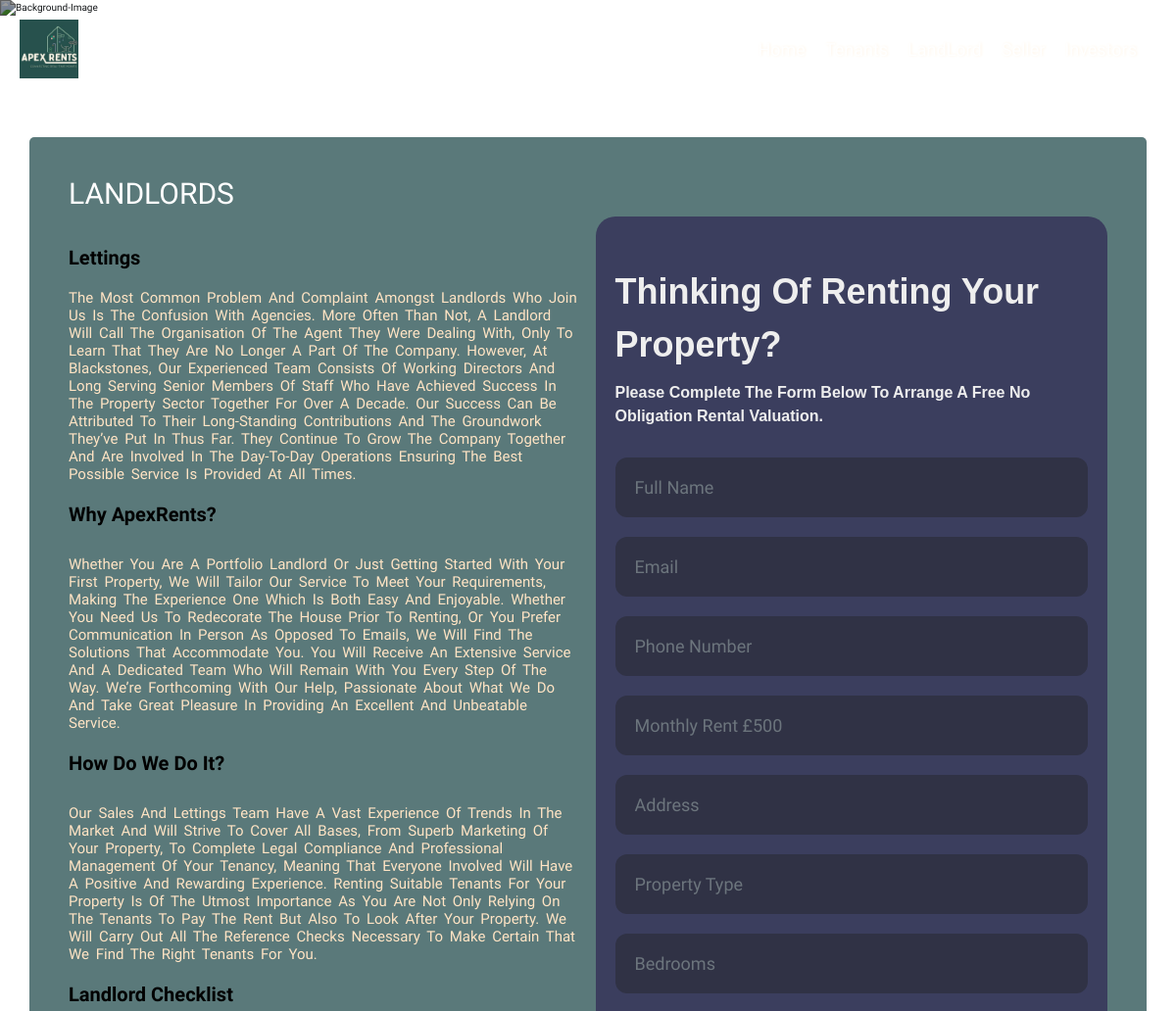
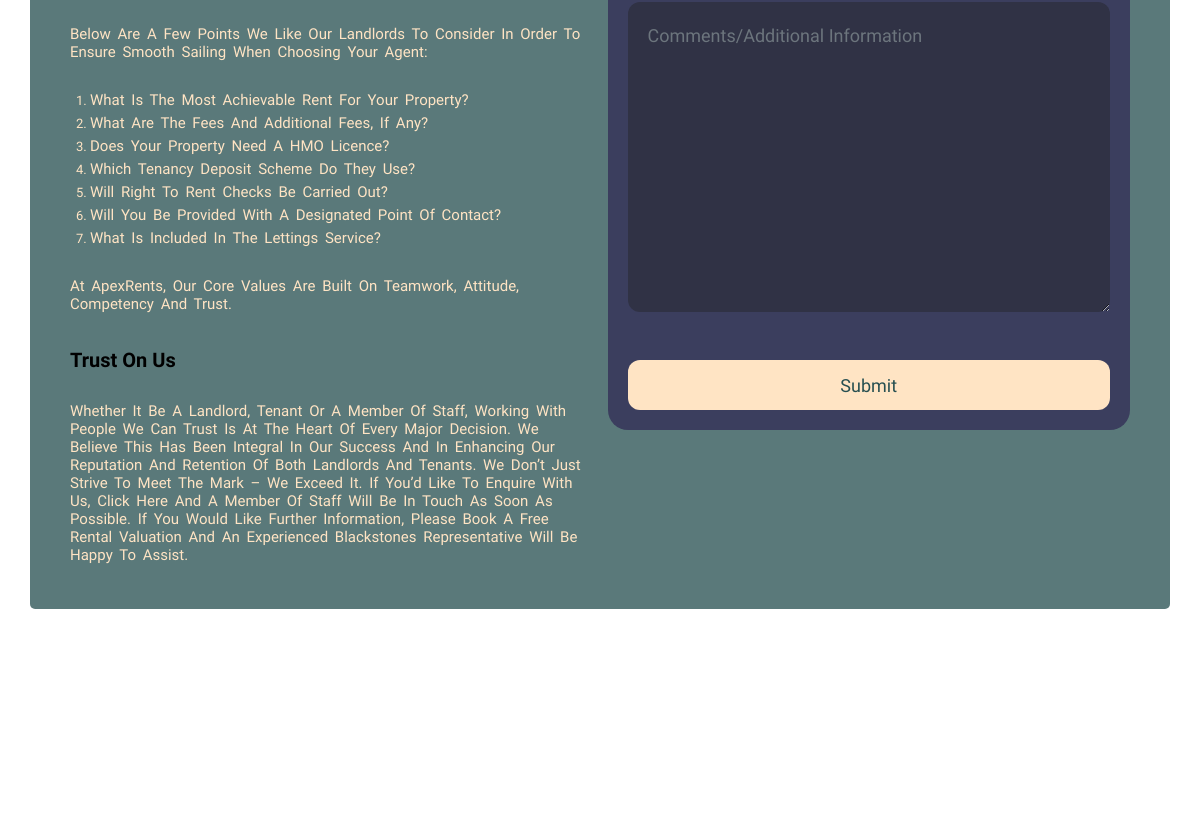
Page /landlord/ (upper part) on the earlier database version (2 pictures, top to bottom).
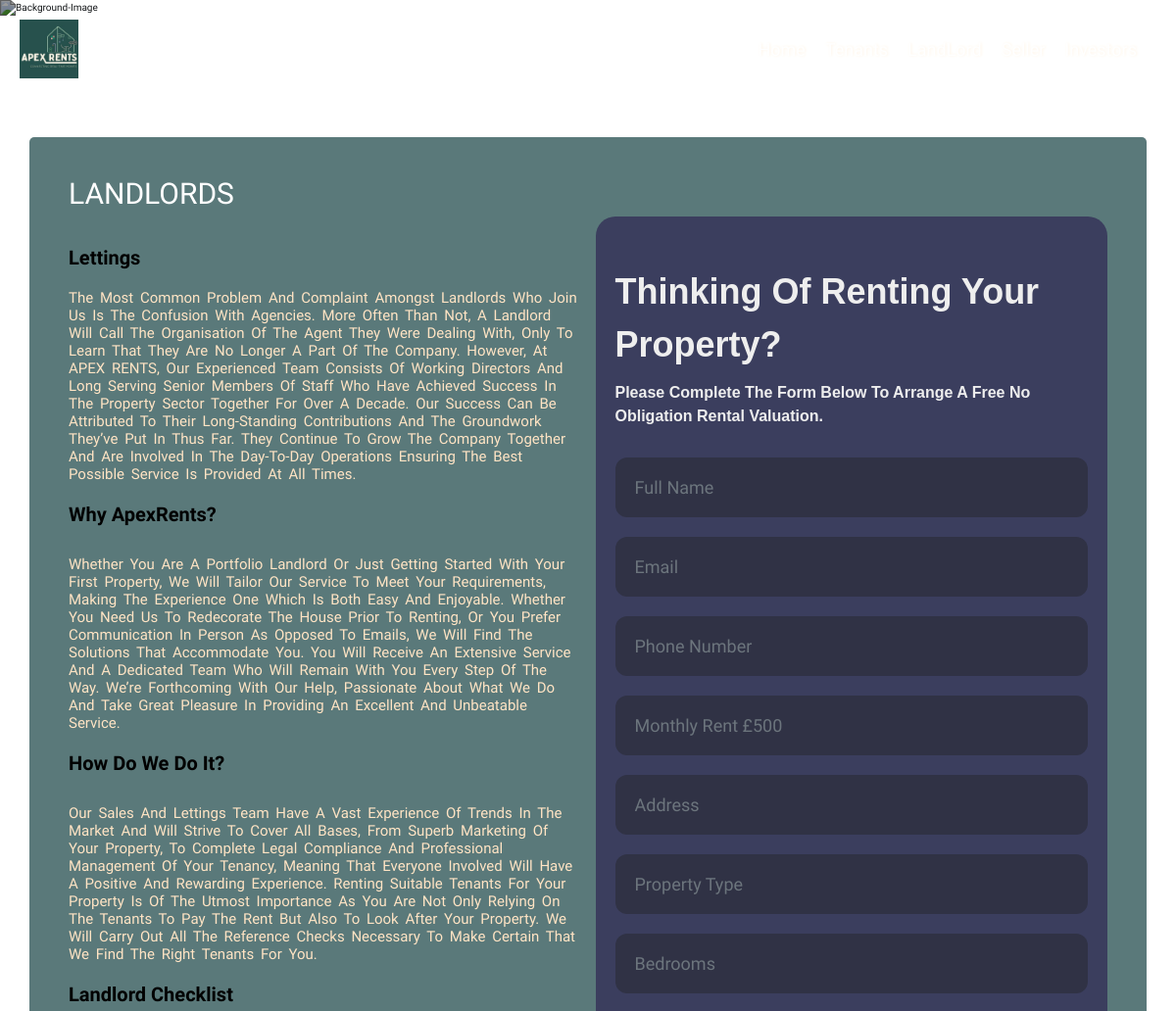
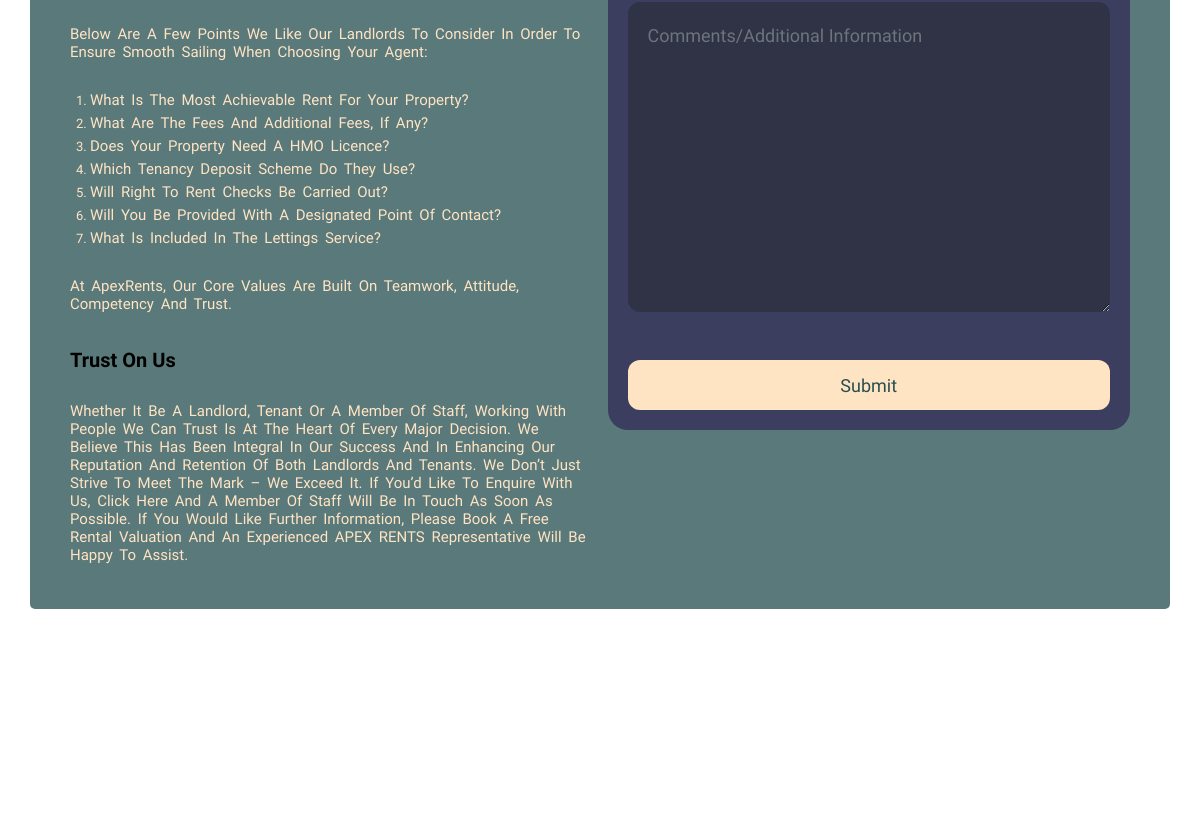
Same page on the later database version (2 pictures, top to bottom).
### core/models.py (models this page shows)
class LandlordPage(models.Model):
    why_apex_rents_text = models.TextField(verbose_name='Why_Apex_Rents_Text')
    lettings_text = models.TextField(verbose_name='Letting Text')
    how_do_we_do_it_text = models.TextField(verbose_name='How Do We Do It Text')
    landlord_checklist = models.TextField(verbose_name='LandLord CheckList')
    trust_on_us_text = models.TextField(verbose_name='Trust On Us Text')

### core/views.py (the view, shortened to what this page needs)
# urls.py: path('landlord/', views.LandLordFormView.as_view(), name="landlord"),
class LandLordFormView(FormView):
    template_name = 'landlord.html'
    form_class = LandLordContactForm
    success_url = reverse_lazy('landlord')
    def get_context_data(self, **kwargs):
        context = super(LandLordFormView, self).get_context_data(**kwargs)
        land_load_data = LandlordPage.objects.first()
        context['land_lord_data'] = land_load_data
        return context

### templates/landlord.html (shortened to what this page needs)
{%  extends 'base.html' %}
{% load crispy_forms_filters %}
{% load static %}
{% block extrahead %}
      <link rel="stylesheet" href="{% static 'css/ten.css' %}">
    <link rel="stylesheet" href="{% static 'css/land.css' %}">
{% endblock extrahead %}
{% block content %}
  <img class="bg-img" src="{% static 'images/home4.jpg' %}" alt="background-image">
    <header class="header">
        <a href="{% url 'home' %}" class="logo"> <img class="img-fluid" src="{% static 'images/apex_rent_logo1.jpg' %}" alt="" height="60px" width="60px"> </a>
        <nav class="navbar sticky-top navbar-expand-lg">
            <a href="{% url 'home' %}">Home</a>
            <a href="{% url 'tenants' %}">Tenants</a>
            <a href="{% url 'landlord' %}">LandLord</a>
            <a href="{% url 'seller' %}">Seller</a>
            <a href="{% url 'investors' %}">Investors</a>
        </nav>
    </header>
  <div class="container details">
    <div class="row">
      <h1>LANDLORDS</h1>
      <div class="col-md-6" id="sub">
        <h1 class="mt-5">Lettings</h1><br>
        <h3>{{ land_lord_data.lettings_text }}</h3><br>
        <h1>Why ApexRents?</h1>
        <h3 class="mt-5">{{land_lord_data.why_apex_rents_text}}
        </h3><br>
        <h1>How do we do it?</h1>
        <h3 class="mt-5">{{ land_lord_data.how_do_we_do_it_text }}
        </h3><br>
        <h1>Landlord Checklist</h1>
        <h3 class="my-5">Below are a few points we like our landlords to consider in order to ensure smooth sailing when choosing your
          agent:</h3>
        <ol>
          <li><h3>What is the most achievable rent for your property?</h3></li>
          <li><h3>What are the fees and additional fees, if any?</h3></li>
          <li><h3>Does your property need a HMO Licence?</h3></li>
          <li><h3>Which tenancy deposit scheme do they use?</h3></li>
          <li><h3>Will right to rent checks be carried out?</h3></li>
          <li><h3>Will you be provided with a designated point of contact?</h3></li>
          <li><h3>What is included in the lettings service?</h3></li>
        </ol>
        <h3 class="mt-5">At ApexRents, our core values are built on teamwork, attitude, competency and trust.</h3><br>
        <h1 class="mt-4">Trust on Us</h1>
          <h3 class="mt-5"> {{ land_lord_data.trust_on_us_text }} </h3>
      </div>
      <div class="col-md-6 d-flex justify-content-center">
           <form action="{% url 'landlord' %}" method="post">
        <div class="form">
          <div class="title">Thinking of renting your property?</div>
          <div class="subtitle">Please complete the form below to arrange a free no obligation rental valuation.</div>
            {{ form | crispy }}
          <button type="text" class="submit">Submit</button>
        </div>
            </form>
      </div>
    </div>
  </div>
{% endblock content %}

Differences in the rows shown:
changed LandlordPage: lettings_text "…The Company. However, At Blackstones, Our Experienced Team Consists…" → "…The Company. However, At APEX RENTS, Our Experienced Team Consists…"; trust_on_us_text "…Valuation And An Experienced Blackstones Representative Will Be Happy…" → "…Valuation And An Experienced APEX RENTS Representative Will Be Happy…"
